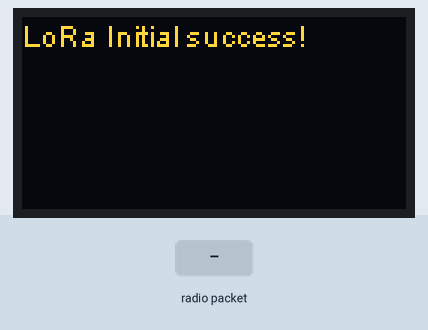
Simulated run of this sketch. Board: ESP32. Parts: 128×64 one-colour display. The test bench sets the inputs (shaded band). The OLED is the two-colour kind (top 16 rows yellow); WiFi joins after 1.5 s; servers stay silent unless stated; what the sketch prints to the serial monitor is not drawn.

Above: at 0.1 s.
At 3.0 s:
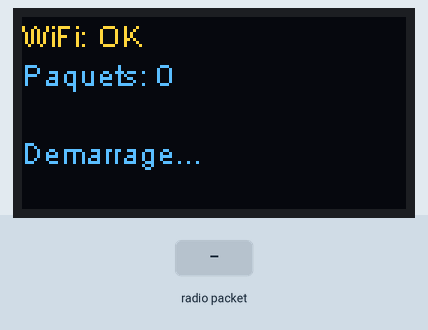
3.1 s: radio packet "ID" arrives
At 3.4 s:
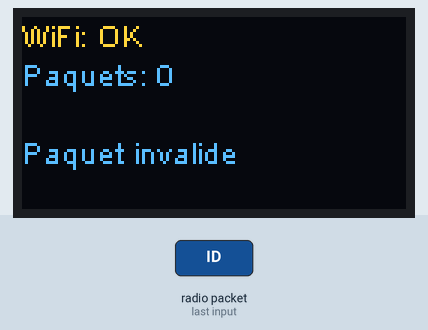
4.6 s: radio packet "ADC:" arrives
6.1 s: radio packet "1" arrives
Timing chart, 0 to 9.1 s (numbered marks = the images above; inputs shaded):
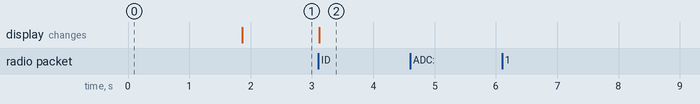

The sketch:

gateway.ino
```cpp
/*
 * IrriSmart Gateway — Heltec WiFi LoRa 32 V3
 *
 * - Listens for Makerfabs LoRa packets on 433 MHz
 * - Forwards raw packet as HTTP POST to the IrriSmart backend
 * - Shows status on the built-in OLED (128x64)
 *
 * Libraries required (install via Arduino Library Manager):
 *   - Heltec ESP32 Dev-Boards  (by Heltec Automation)
 *   - ArduinoJson              (by Benoit Blanchon, v6.x)
 *
 * Board: "Heltec WiFi LoRa 32(V3)"  (Heltec ESP32 Series Dev-boards)
 */

#include "heltec.h"          // Heltec all-in-one: LoRa + OLED
#include <WiFi.h>
#include <HTTPClient.h>
#include <ArduinoJson.h>

// ── Configuration ─────────────────────────────────────────────────────────────
const char* WIFI_SSID     = "YOUR_WIFI_SSID";
const char* WIFI_PASSWORD = "YOUR_WIFI_PASSWORD";
const char* API_URL       = "https://irrismart.up.railway.app/api/data";

// LoRa — must match Makerfabs sensor settings exactly
const long  LORA_FREQ     = 433E6;   // 433 MHz
const int   LORA_SF       = 10;      // Spreading Factor
const long  LORA_BW       = 125E3;   // Bandwidth 125 kHz
const int   LORA_CR       = 5;       // Coding Rate 4/5
const int   LORA_SYNC     = 0x12;    // Sync word (Makerfabs default)
const int   LORA_TX_PWR   = 14;      // dBm

// ── State ─────────────────────────────────────────────────────────────────────
String lastPacket   = "";
String lastStatus   = "Demarrage...";
int    packetCount  = 0;
bool   wifiOK       = false;

// ── Helpers ───────────────────────────────────────────────────────────────────

void drawDisplay() {
  Heltec.display->clear();
  Heltec.display->setFont(ArialMT_Plain_10);

  // Line 1: WiFi status
  Heltec.display->drawString(0, 0, wifiOK ? "WiFi: OK" : "WiFi: ERREUR");

  // Line 2: packet counter
  Heltec.display->drawString(0, 13, "Paquets: " + String(packetCount));

  // Line 3: last packet (truncated to fit 128px)
  String pktDisplay = lastPacket.length() > 21
                      ? lastPacket.substring(0, 21)
                      : lastPacket;
  Heltec.display->drawString(0, 26, pktDisplay);

  // Line 4: last POST result
  Heltec.display->drawString(0, 39, lastStatus);

  Heltec.display->display();
}

bool connectWiFi() {
  WiFi.mode(WIFI_STA);
  WiFi.begin(WIFI_SSID, WIFI_PASSWORD);

  Serial.print("Connexion WiFi");
  int tries = 0;
  while (WiFi.status() != WL_CONNECTED && tries < 20) {
    delay(500);
    Serial.print(".");
    tries++;
  }
  Serial.println();

  wifiOK = (WiFi.status() == WL_CONNECTED);
  if (wifiOK) {
    Serial.println("WiFi connecte: " + WiFi.localIP().toString());
  } else {
    Serial.println("WiFi echec — mode hors-ligne");
  }
  return wifiOK;
}

// Send the raw Makerfabs string as plain text.
// The backend detects "ID...ADC:..." and parses it server-side.
bool postToBackend(const String& rawPacket) {
  if (WiFi.status() != WL_CONNECTED) {
    // Try to reconnect once
    connectWiFi();
    if (!wifiOK) {
      lastStatus = "POST: pas WiFi";
      return false;
    }
  }

  HTTPClient http;
  http.begin(API_URL);
  http.addHeader("Content-Type", "text/plain");
  http.setTimeout(8000);   // 8 s timeout

  int code = http.POST(rawPacket);

  if (code == 200 || code == 201) {
    lastStatus = "POST: OK (" + String(code) + ")";
    Serial.println("POST OK: " + String(code));
    http.end();
    return true;
  } else if (code > 0) {
    String body = http.getString();
    lastStatus = "POST: err " + String(code);
    Serial.println("POST erreur " + String(code) + ": " + body);
  } else {
    lastStatus = "POST: timeout";
    Serial.println("POST echec: " + http.errorToString(code));
  }

  http.end();
  return false;
}

bool isValidMakerfabsPacket(const String& pkt) {
  // Must start with "ID" and contain "ADC:"
  return pkt.startsWith("ID") && pkt.indexOf("ADC:") != -1;
}

// ── Setup ─────────────────────────────────────────────────────────────────────
void setup() {
  Serial.begin(115200);

  // Init Heltec board (OLED on, LoRa on, serial on)
  Heltec.begin(true, true, true, true, LORA_FREQ);

  // LoRa config
  LoRa.setSpreadingFactor(LORA_SF);
  LoRa.setSignalBandwidth(LORA_BW);
  LoRa.setCodingRate4(LORA_CR);
  LoRa.setSyncWord(LORA_SYNC);
  LoRa.setTxPower(LORA_TX_PWR);
  LoRa.receive();   // put radio in continuous RX mode

  Serial.println("LoRa pret sur 433 MHz");

  // WiFi
  connectWiFi();

  drawDisplay();
}

// ── Loop ──────────────────────────────────────────────────────────────────────
void loop() {
  // Check for incoming LoRa packet
  int packetSize = LoRa.parsePacket();

  if (packetSize > 0) {
    String packet = "";
    while (LoRa.available()) {
      packet += (char)LoRa.read();
    }
    packet.trim();

    int rssi = LoRa.packetRssi();
    Serial.println("Paquet recu [RSSI:" + String(rssi) + "]: " + packet);

    if (isValidMakerfabsPacket(packet)) {
      packetCount++;
      lastPacket = packet;
      drawDisplay();

      bool ok = postToBackend(packet);
      Serial.println(ok ? "Transmis OK" : "Transmission echouee");
    } else {
      lastStatus = "Paquet invalide";
      Serial.println("Paquet ignore (format invalide): " + packet);
    }

    drawDisplay();
  }

  // Reconnect WiFi if dropped (check every ~30 s via non-blocking counter)
  static unsigned long lastWiFiCheck = 0;
  if (millis() - lastWiFiCheck > 30000) {
    lastWiFiCheck = millis();
    if (WiFi.status() != WL_CONNECTED) {
      wifiOK = false;
      Serial.println("WiFi perdu — tentative de reconnexion...");
      connectWiFi();
      drawDisplay();
    }
  }
}
```

Measured:
- after the input at 3.1 s, the display: changes at once (image 2)
- after the input at 4.6 s, every drawn part: stays the same
- after the input at 6.1 s, every drawn part: stays the same
